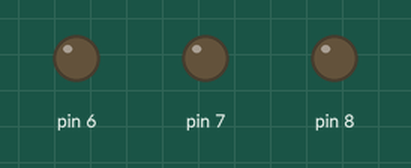
The sketch below on a simulated Arduino Uno, built with avr-gcc and run on an emulated ATmega328P. On the bench: output pins drawn as LEDs (lit = HIGH).

Above: at 0.5 s.
At 2.5 s:
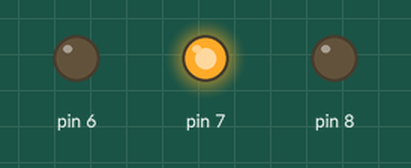
At 3.5 s:
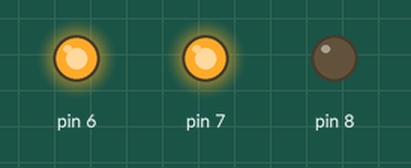
At 4.5 s:
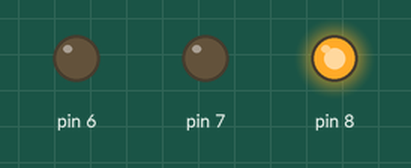
At 6.5 s:
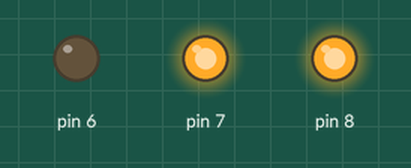
At 9.5 s:
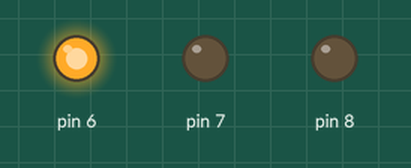
Timing chart, 0 to 10.4 s (numbered marks = the images above):
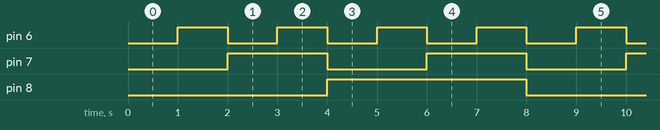

The sketch:

Binary_Counter.ino
```cpp
void setup() {
  pinMode(8, OUTPUT);
  pinMode(7, OUTPUT);
  pinMode(6, OUTPUT);
}

void loop() {
  // 0, 0, 0
  digitalWrite(8, LOW);
  digitalWrite(7, LOW);
  digitalWrite(6, LOW);
  delay(1000);

  // 0, 0, 1
  digitalWrite(8, LOW);
  digitalWrite(7, LOW);
  digitalWrite(6, HIGH);
  delay(1000);

  // 0, 1, 0
  digitalWrite(8, LOW);
  digitalWrite(7, HIGH);
  digitalWrite(6, LOW);
  delay(1000);

  // 0, 1, 1
  digitalWrite(8, LOW);
  digitalWrite(7, HIGH);
  digitalWrite(6, HIGH);
  delay(1000);

  // 1, 0, 0
  digitalWrite(8, HIGH);
  digitalWrite(7, LOW);
  digitalWrite(6, LOW);
  delay(1000);

  // 1, 0, 1
  digitalWrite(8, HIGH);
  digitalWrite(7, LOW);
  digitalWrite(6, HIGH);
  delay(1000);

  // 1, 1, 0
  digitalWrite(8, HIGH);
  digitalWrite(7, HIGH);
  digitalWrite(6, LOW);
  delay(1000);

  // 1, 1, 1
  digitalWrite(8, HIGH);
  digitalWrite(7, HIGH);
  digitalWrite(6, HIGH);
  delay(1000);
}
```

Measured:
- by itself, pin 6: alternates HIGH for 1.0 s and LOW for 1.0 s
- by itself, pin 7: alternates HIGH for 2.0 s and LOW for 2.0 s
- by itself, pin 8: alternates HIGH for 4.0 s and LOW for 4.0 s
